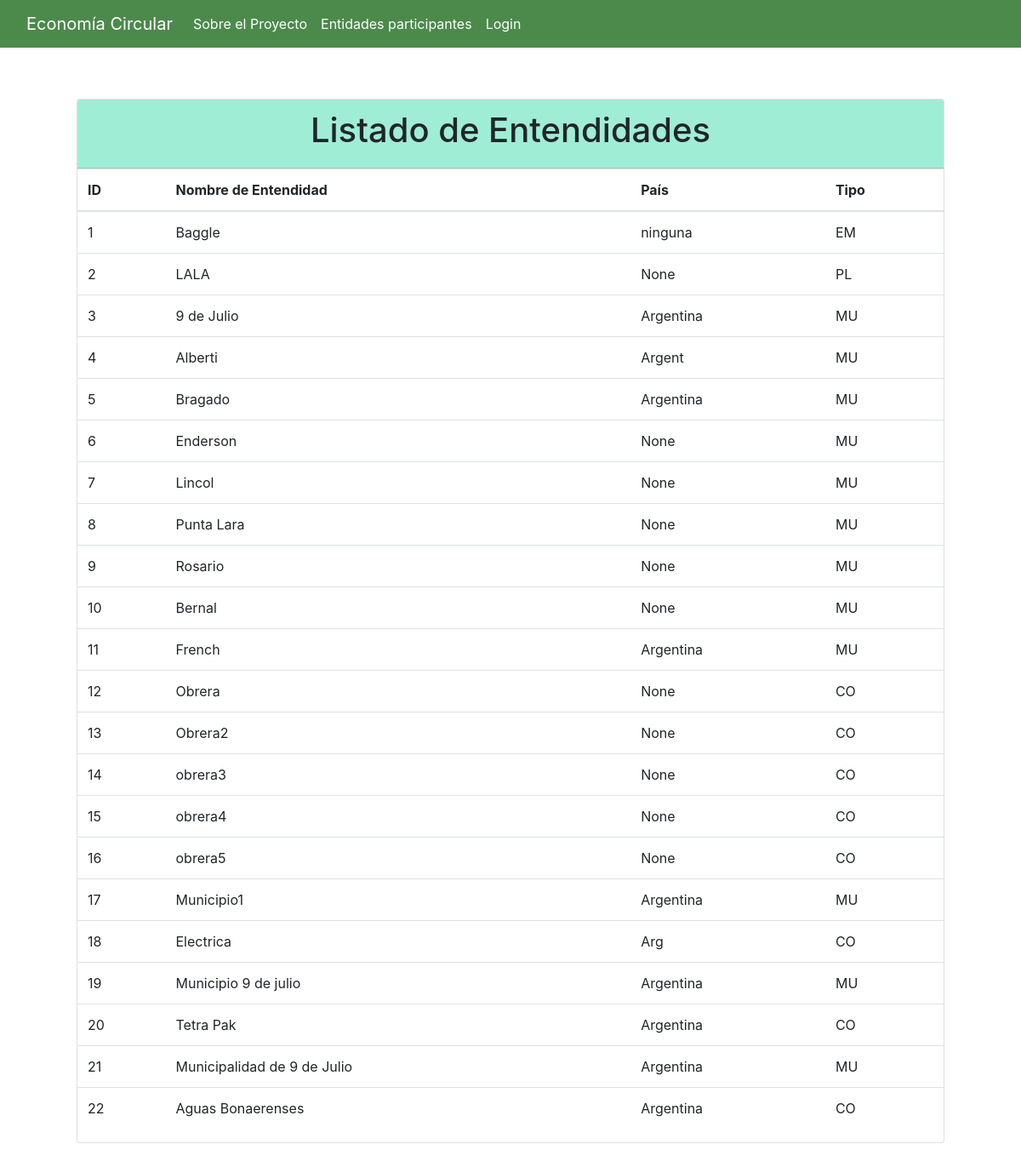
The page /user/participantes/ (signed in) on the database its author committed.
### user/models.py (models this page shows, shortened)
class Entity(models.Model):
    tipo_entity=[
        ('MU','Municipio'),
        ('CO', 'Cooperativa'),
        ('PL', 'Punto Limpio'),
    ]
    nombre = models.CharField(max_length=50, unique = True)
    pais = models.CharField(max_length=250, blank = True, null = True)
    prov = models.CharField('Provincia', max_length=50, blank = True, null = True)
    loc = models.CharField('Localidad', max_length=50, null = True, blank = True)
    tipo = models.CharField(choices = tipo_entity, max_length=2,default = '')

### user/views.py (the view)
# urls.py: path('participantes/', login_required(ListEntity.as_view()), name = 'participantes'),
class ListEntity(ListView):
    model = Entity
    template_name = 'listarentidad.html'

### templates/listarentidad.html (shortened to what this page needs)
{% extends 'index.html' %}
{% block body %}
    {% if object_list %}
        <div class="container" style="padding:5%">
            <div class="card">
                <div class="card-header text-ligth" style = "background:#9fedd4;">
                    <strong class="card-title"><h1 class="text-center">Listado de Entendidades</h1></strong>
                </div>
                <div class="table-stats order-table ov-h">
                    <table class="table">
                        <thead>
                            <tr>
                                <th>ID</th>
                                <th>Nombre de Entendidad</th>
                                <th>País</th>
                                <th>Tipo</th>
                            </tr>
                        </thead>
                        <tbody>
                            {% for entidad in object_list %}
                                <tr>
                                    <td>{{ entidad.id }}</td>
                                    <td>{{ entidad.nombre }}</td>
                                    <td>{{ entidad.pais }}</td>
                                    <td>{{ entidad.tipo }}</td>
                                </tr>
                            {% endfor %}
                        </tbody>
                    </table>
                </div>
            </div>
        </div>
    {% endif %}
{% endblock body %}

### templates/index.html (shortened to what this page needs)
{% load static %}
<!DOCTYPE html>
<html lang="en">
<head>
    <link href= " {% static "css/style2.css" %} " rel="stylesheet" media="screen">
    <link href= " {% static "css/bootstrap.min.css" %} " rel="stylesheet" media="screen">
</head>
<body>
    {% block nav %}
        <div class="container-fluid" style="background-color: #4b8a4b;" >
            <nav class = "navbar navbar-expand-lg navbar-dark" >
                <a href="{% url 'index' %}" class="navbar-brand">
                    Economía Circular
                </a>
                <div class="collapse navbar-collapse" id="navbarIndex">
                    <ul class = "navbar-nav mr-auto ">
                        <li class="nav-item active">
                            <a href="{% url 'index' %}" class="nav-link">Sobre el Proyecto</a>
                        </li>
                        <li class="nav-item active">
                            <a href="{% url 'participantes' %}" class="nav-link">Entidades participantes</a>
                        </li>
                        <li class="nav-item active">
                            <a href="{% url 'login' %}" class="nav-link">Login</a>
                        </li>
                    </ul>
                </div>
            </nav>
        </div>
    {% endblock nav %}
    {% block body %}{% endblock body %}
</body>
</html>

### static/css/style2.css (style rules this page uses)
body { background-color: #6B8E23; }

### rows shown on the page
Entity: id "1", nombre "Baggle", pais "ninguna", tipo "EM"
Entity: id "2", nombre "LALA", pais "None", tipo "PL"
Entity: id "3", nombre "9 de Julio", pais "Argentina", tipo "MU"
Entity: id "4", nombre "Alberti", pais "Argent", tipo "MU"
Entity: id "5", nombre "Bragado", pais "Argentina", tipo "MU"
Entity: id "6", nombre "Enderson", pais "None", tipo "MU"
Entity: id "7", nombre "Lincol", pais "None", tipo "MU"
Entity: id "8", nombre "Punta Lara", pais "None", tipo "MU"
Entity: id "9", nombre "Rosario", pais "None", tipo "MU"
Entity: id "10", nombre "Bernal", pais "None", tipo "MU"
Entity: id "11", nombre "French", pais "Argentina", tipo "MU"
Entity: id "12", nombre "Obrera", pais "None", tipo "CO"
Entity: id "13", nombre "Obrera2", pais "None", tipo "CO"
Entity: id "14", nombre "obrera3", pais "None", tipo "CO"
Entity: id "15", nombre "obrera4", pais "None", tipo "CO"
Entity: id "16", nombre "obrera5", pais "None", tipo "CO"
Entity: id "17", nombre "Municipio1", pais "Argentina", tipo "MU"
Entity: id "18", nombre "Electrica", pais "Arg", tipo "CO"
Entity: id "19", nombre "Municipio 9 de julio", pais "Argentina", tipo "MU"
Entity: id "20", nombre "Tetra Pak", pais "Argentina", tipo "CO"
Entity: id "21", nombre "Municipalidad de 9 de Julio", pais "Argentina", tipo "MU"
Entity: id "22", nombre "Aguas Bonaerenses", pais "Argentina", tipo "CO"
